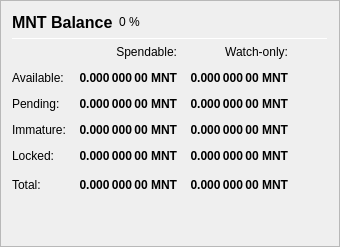
                   <widget class="QFrame" name="frame_Balances">
                    <property name="frameShape">
                     <enum>QFrame::StyledPanel</enum>
                    </property>
                    <property name="frameShadow">
                     <enum>QFrame::Raised</enum>
                    </property>
                    <layout class="QVBoxLayout" name="verticalLayout_4">
                     <item>
                      <layout class="QHBoxLayout" name="horizontalLayout_4">
                       <item>
                        <widget class="QLabel" name="label_5">
                         <property name="minimumSize">
                          <size>
                           <width>0</width>
                           <height>20</height>
                          </size>
                         </property>
                         <property name="font">
                          <font>
                           <pointsize>12</pointsize>
                           <weight>75</weight>
                           <bold>true</bold>
                          </font>
                         </property>
                         <property name="text">
                          <string>MNT Balance</string>
                         </property>
                        </widget>
                       </item>
                       <item>
                        <widget class="QLabel" name="labelMNTPercent">
                         <property name="text">
                          <string notr="true">0 %</string>
                         </property>
                        </widget>
                       </item>
                       <item>
                        <spacer name="horizontalSpacer_3">
                         <property name="orientation">
                          <enum>Qt::Horizontal</enum>
                         </property>
                         <property name="sizeHint" stdset="0">
                          <size>
                           <width>40</width>
                           <height>20</height>
                          </size>
                         </property>
                        </spacer>
                       </item>
                      </layout>
                     </item>
                     <item>
                      <widget class="Line" name="line_Balance">
                       <property name="minimumSize">
                        <size>
                         <width>0</width>
                         <height>1</height>
                        </size>
                       </property>
                       <property name="maximumSize">
                        <size>
                         <width>16777215</width>
                         <height>1</height>
                        </size>
                       </property>
                       <property name="orientation">
                        <enum>Qt::Horizontal</enum>
                       </property>
                      </widget>
                     </item>
                     <item>
                      <layout class="QGridLayout" name="gridLayout">
                       <property name="spacing">
                        <number>12</number>
                       </property>
                       <item row="0" column="1">
                        <widget class="QLabel" name="labelSpendable">
                         <property name="text">
                          <string>Spendable:</string>
                         </property>
                         <property name="alignment">
                          <set>Qt::AlignRight|Qt::AlignTrailing|Qt::AlignVCenter</set>
                         </property>
                        </widget>
                       </item>
                       <item row="0" column="2">
                        <widget class="QLabel" name="labelWatchonly">
                         <property name="text">
                          <string>Watch-only:</string>
                         </property>
                         <property name="alignment">
                          <set>Qt::AlignRight|Qt::AlignTrailing|Qt::AlignVCenter</set>
                         </property>
                        </widget>
                       </item>
                       <item row="1" column="0">
                        <widget class="QLabel" name="labelBalanceText">
                         <property name="text">
                          <string>Available:</string>
                         </property>
                        </widget>
                       </item>
                       <item row="1" column="1">
                        <widget class="QLabel" name="labelBalance">
                         <property name="font">
                          <font>
                           <weight>75</weight>
                           <bold>true</bold>
                          </font>
                         </property>
                         <property name="cursor">
                          <cursorShape>IBeamCursor</cursorShape>
                         </property>
                         <property name="toolTip">
                          <string>Your current spendable balance</string>
                         </property>
                         <property name="text">
                          <string notr="true">0.000 000 00 MNT</string>
                         </property>
                         <property name="alignment">
                          <set>Qt::AlignRight|Qt::AlignTrailing|Qt::AlignVCenter</set>
                         </property>
                         <property name="textInteractionFlags">
                          <set>Qt::LinksAccessibleByMouse|Qt::TextSelectableByKeyboard|Qt::TextSelectableByMouse</set>
                         </property>
                        </widget>
                       </item>
                       <item row="1" column="2">
                        <widget class="QLabel" name="labelWatchAvailable">
                         <property name="font">
                          <font>
                           <weight>75</weight>
                           <bold>true</bold>
                          </font>
                         </property>
                         <property name="cursor">
                          <cursorShape>IBeamCursor</cursorShape>
                         </property>
                         <property name="toolTip">
                          <string>Your current balance in watch-only addresses</string>
                         </property>
                         <property name="text">
                          <string notr="true">0.000 000 00 MNT</string>
                         </property>
                         <property name="alignment">
                          <set>Qt::AlignRight|Qt::AlignTrailing|Qt::AlignVCenter</set>
                         </property>
                         <property name="textInteractionFlags">
                          <set>Qt::LinksAccessibleByMouse|Qt::TextSelectableByKeyboard|Qt::TextSelectableByMouse</set>
                         </property>
                        </widget>
                       </item>
                       <item row="2" column="0">
                        <widget class="QLabel" name="labelPendingText">
                         <property name="text">
                          <string>Pending:</string>
                         </property>
                        </widget>
                       </item>
                       <item row="2" column="1">
                        <widget class="QLabel" name="labelUnconfirmed">
                         <property name="font">
                          <font>
                           <weight>75</weight>
                           <bold>true</bold>
                          </font>
                         </property>
                         <property name="cursor">
                          <cursorShape>IBeamCursor</cursorShape>
                         </property>
                         <property name="toolTip">
                          <string>Total of transactions that have yet to be confirmed, and do not yet count toward the spendable balance</string>
                         </property>
                         <property name="text">
                          <string notr="true">0.000 000 00 MNT</string>
                         </property>
                         <property name="alignment">
                          <set>Qt::AlignRight|Qt::AlignTrailing|Qt::AlignVCenter</set>
                         </property>
                         <property name="textInteractionFlags">
                          <set>Qt::LinksAccessibleByMouse|Qt::TextSelectableByKeyboard|Qt::TextSelectableByMouse</set>
                         </property>
                        </widget>
                       </item>
                       <item row="2" column="2">
                        <widget class="QLabel" name="labelWatchPending">
                         <property name="font">
                          <font>
                           <weight>75</weight>
                           <bold>true</bold>
                          </font>
                         </property>
                         <property name="cursor">
                          <cursorShape>IBeamCursor</cursorShape>
                         </property>
                         <property name="toolTip">
                          <string>Unconfirmed transactions to watch-only addresses</string>
                         </property>
                         <property name="text">
                          <string notr="true">0.000 000 00 MNT</string>
                         </property>
                         <property name="alignment">
                          <set>Qt::AlignRight|Qt::AlignTrailing|Qt::AlignVCenter</set>
                         </property>
                         <property name="textInteractionFlags">
                          <set>Qt::LinksAccessibleByMouse|Qt::TextSelectableByKeyboard|Qt::TextSelectableByMouse</set>
                         </property>
                        </widget>
                       </item>
                       <item row="3" column="0">
                        <widget class="QLabel" name="labelImmatureText">
                         <property name="text">
                          <string>Immature:</string>
                         </property>
                        </widget>
                       </item>
                       <item row="3" column="1">
                        <widget class="QLabel" name="labelImmature">
                         <property name="font">
                          <font>
                           <weight>75</weight>
                           <bold>true</bold>
                          </font>
                         </property>
                         <property name="cursor">
                          <cursorShape>IBeamCursor</cursorShape>
                         </property>
                         <property name="toolTip">
                          <string>Staked or masternode rewards that has not yet matured</string>
                         </property>
                         <property name="text">
                          <string notr="true">0.000 000 00 MNT</string>
                         </property>
                         <property name="alignment">
                          <set>Qt::AlignRight|Qt::AlignTrailing|Qt::AlignVCenter</set>
                         </property>
                         <property name="textInteractionFlags">
                          <set>Qt::LinksAccessibleByMouse|Qt::TextSelectableByKeyboard|Qt::TextSelectableByMouse</set>
                         </property>
                        </widget>
                       </item>
                       <item row="3" column="2">
                        <widget class="QLabel" name="labelWatchImmature">
                         <property name="font">
                          <font>
                           <weight>75</weight>
                           <bold>true</bold>
                          </font>
                         </property>
                         <property name="cursor">
                          <cursorShape>IBeamCursor</cursorShape>
                         </property>
                         <property name="toolTip">
                          <string>Staked or masternode rewards in watch-only addresses that has not yet matured</string>
                         </property>
                         <property name="text">
                          <string notr="true">0.000 000 00 MNT</string>
                         </property>
                         <property name="alignment">
                          <set>Qt::AlignRight|Qt::AlignTrailing|Qt::AlignVCenter</set>
                         </property>
                         <property name="textInteractionFlags">
                          <set>Qt::LinksAccessibleByMouse|Qt::TextSelectableByKeyboard|Qt::TextSelectableByMouse</set>
                         </property>
                        </widget>
                       </item>
                       <item row="4" column="0">
                        <widget class="QLabel" name="labelLockedBalanceText">
                         <property name="toolTip">
                          <string>Locked MNT or Masternode collaterals.</string>
                         </property>
                         <property name="text">
                          <string>Locked:</string>
                         </property>
                        </widget>
                       </item>
                       <item row="4" column="1">
                        <widget class="QLabel" name="labelLockedBalance">
                         <property name="font">
                          <font>
                           <weight>75</weight>
                           <bold>true</bold>
                          </font>
                         </property>
                         <property name="cursor">
                          <cursorShape>IBeamCursor</cursorShape>
                         </property>
                         <property name="toolTip">
                          <string>Locked MNT or Masternode collaterals.</string>
                         </property>
                         <property name="text">
                          <string notr="true">0.000 000 00 MNT</string>
                         </property>
                         <property name="alignment">
                          <set>Qt::AlignRight|Qt::AlignTrailing|Qt::AlignVCenter</set>
                         </property>
                         <property name="textInteractionFlags">
                          <set>Qt::LinksAccessibleByMouse|Qt::TextSelectableByKeyboard|Qt::TextSelectableByMouse</set>
                         </property>
                        </widget>
                       </item>
                       <item row="4" column="2">
                        <widget class="QLabel" name="labelWatchLocked">
                         <property name="font">
                          <font>
                           <weight>75</weight>
                           <bold>true</bold>
                          </font>
                         </property>
                         <property name="cursor">
                          <cursorShape>IBeamCursor</cursorShape>
                         </property>
                         <property name="toolTip">
                          <string>Current locked balance in watch-only addresses</string>
                         </property>
                         <property name="text">
                          <string notr="true">0.000 000 00 MNT</string>
                         </property>
                         <property name="alignment">
                          <set>Qt::AlignRight|Qt::AlignTrailing|Qt::AlignVCenter</set>
                         </property>
                         <property name="textInteractionFlags">
                          <set>Qt::LinksAccessibleByMouse|Qt::TextSelectableByKeyboard|Qt::TextSelectableByMouse</set>
                         </property>
                        </widget>
                       </item>
                       <item row="5" column="0">
                        <widget class="QLabel" name="labelTotalText">
                         <property name="toolTip">
                          <string>Your current MNT balance, unconfirmed and immature transactions included</string>
                         </property>
                         <property name="text">
                          <string>Total:</string>
                         </property>
                        </widget>
                       </item>
                       <item row="5" column="1">
                        <widget class="QLabel" name="labelTotal">
                         <property name="font">
                          <font>
                           <weight>75</weight>
                           <bold>true</bold>
                          </font>
                         </property>
                         <property name="cursor">
                          <cursorShape>IBeamCursor</cursorShape>
                         </property>
                         <property name="toolTip">
                          <string>Your current MNT balance, unconfirmed and immature transactions included</string>
                         </property>
                         <property name="text">
                          <string notr="true">0.000 000 00 MNT</string>
                         </property>
                         <property name="alignment">
                          <set>Qt::AlignRight|Qt::AlignTrailing|Qt::AlignVCenter</set>
                         </property>
                         <property name="textInteractionFlags">
                          <set>Qt::LinksAccessibleByMouse|Qt::TextSelectableByKeyboard|Qt::TextSelectableByMouse</set>
                         </property>
                        </widget>
                       </item>
                       <item row="5" column="2">
                        <widget class="QLabel" name="labelWatchTotal">
                         <property name="font">
                          <font>
                           <weight>75</weight>
                           <bold>true</bold>
                          </font>
                         </property>
                         <property name="cursor">
                          <cursorShape>IBeamCursor</cursorShape>
                         </property>
                         <property name="toolTip">
                          <string>Current total balance in watch-only addresses</string>
                         </property>
                         <property name="text">
                          <string notr="true">0.000 000 00 MNT</string>
                         </property>
                         <property name="alignment">
                          <set>Qt::AlignRight|Qt::AlignTrailing|Qt::AlignVCenter</set>
                         </property>
                         <property name="textInteractionFlags">
                          <set>Qt::LinksAccessibleByMouse|Qt::TextSelectableByKeyboard|Qt::TextSelectableByMouse</set>
                         </property>
                        </widget>
                       </item>
                       <item row="5" column="3">
                        <spacer name="horizontalSpacer_9">
                         <property name="orientation">
                          <enum>Qt::Horizontal</enum>
                         </property>
                         <property name="sizeHint" stdset="0">
                          <size>
                           <width>40</width>
                           <height>20</height>
                          </size>
                         </property>
                        </spacer>
                       </item>
                      </layout>
                     </item>
                     <item>
                      <spacer name="verticalSpacer_3">
                       <property name="orientation">
                        <enum>Qt::Vertical</enum>
                       </property>
                       <property name="sizeHint" stdset="0">
                        <size>
                         <width>20</width>
                         <height>40</height>
                        </size>
                       </property>
                      </spacer>
                     </item>
                    </layout>
                   </widget>
